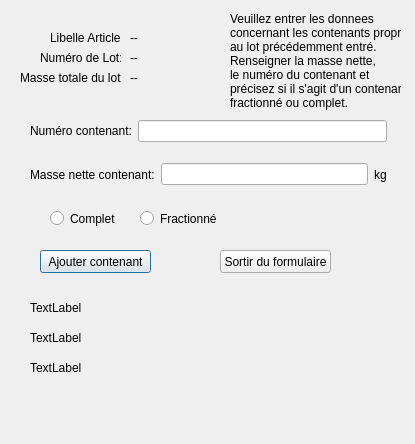
<?xml version="1.0" encoding="UTF-8"?>
<ui version="4.0">
 <class>F_Contenant</class>
 <widget class="QDialog" name="F_Contenant">
  <property name="geometry">
   <rect>
    <x>0</x>
    <y>0</y>
    <width>415</width>
    <height>444</height>
   </rect>
  </property>
  <property name="windowTitle">
   <string>Dialog</string>
  </property>
  <widget class="QLabel" name="label">
   <property name="geometry">
    <rect>
     <x>230</x>
     <y>10</y>
     <width>171</width>
     <height>101</height>
    </rect>
   </property>
   <property name="text">
    <string>Veuillez entrer les donnees 
concernant les contenants propre 
au lot précédemment entré.
Renseigner la masse nette, 
le numéro du contenant et 
précisez si il s'agit d'un contenant 
fractionné ou complet.</string>
   </property>
  </widget>
  <widget class="QPushButton" name="btAjoutContenant">
   <property name="geometry">
    <rect>
     <x>40</x>
     <y>250</y>
     <width>111</width>
     <height>23</height>
    </rect>
   </property>
   <property name="text">
    <string>Ajouter contenant</string>
   </property>
  </widget>
  <widget class="QPushButton" name="btSortirForm">
   <property name="geometry">
    <rect>
     <x>220</x>
     <y>250</y>
     <width>111</width>
     <height>23</height>
    </rect>
   </property>
   <property name="text">
    <string>Sortir du formulaire</string>
   </property>
  </widget>
  <widget class="QRadioButton" name="rdContComplet">
   <property name="geometry">
    <rect>
     <x>50</x>
     <y>210</y>
     <width>81</width>
     <height>17</height>
    </rect>
   </property>
   <property name="text">
    <string>Complet</string>
   </property>
  </widget>
  <widget class="QRadioButton" name="rdContFractionne">
   <property name="geometry">
    <rect>
     <x>140</x>
     <y>210</y>
     <width>81</width>
     <height>17</height>
    </rect>
   </property>
   <property name="text">
    <string>Fractionné</string>
   </property>
  </widget>
  <widget class="QLabel" name="label_4">
   <property name="geometry">
    <rect>
     <x>50</x>
     <y>30</y>
     <width>71</width>
     <height>16</height>
    </rect>
   </property>
   <property name="text">
    <string>Libelle Article:</string>
   </property>
  </widget>
  <widget class="QLabel" name="label_5">
   <property name="geometry">
    <rect>
     <x>40</x>
     <y>50</y>
     <width>81</width>
     <height>16</height>
    </rect>
   </property>
   <property name="text">
    <string>Numéro de Lot:</string>
   </property>
  </widget>
  <widget class="QLabel" name="label_6">
   <property name="geometry">
    <rect>
     <x>20</x>
     <y>70</y>
     <width>101</width>
     <height>16</height>
    </rect>
   </property>
   <property name="text">
    <string>Masse totale du lot:</string>
   </property>
  </widget>
  <widget class="QLabel" name="lbLibArt">
   <property name="geometry">
    <rect>
     <x>130</x>
     <y>30</y>
     <width>141</width>
     <height>16</height>
    </rect>
   </property>
   <property name="text">
    <string>--</string>
   </property>
  </widget>
  <widget class="QLabel" name="lbNumLotArt">
   <property name="geometry">
    <rect>
     <x>130</x>
     <y>50</y>
     <width>141</width>
     <height>16</height>
    </rect>
   </property>
   <property name="text">
    <string>--</string>
   </property>
  </widget>
  <widget class="QLabel" name="lbMasseTotaleLot">
   <property name="geometry">
    <rect>
     <x>130</x>
     <y>70</y>
     <width>141</width>
     <height>16</height>
    </rect>
   </property>
   <property name="text">
    <string>--</string>
   </property>
  </widget>
  <widget class="QLabel" name="lbFormContenant1">
   <property name="geometry">
    <rect>
     <x>30</x>
     <y>300</y>
     <width>241</width>
     <height>16</height>
    </rect>
   </property>
   <property name="text">
    <string>TextLabel</string>
   </property>
  </widget>
  <widget class="QLabel" name="lbFormContenant2">
   <property name="geometry">
    <rect>
     <x>30</x>
     <y>330</y>
     <width>241</width>
     <height>16</height>
    </rect>
   </property>
   <property name="text">
    <string>TextLabel</string>
   </property>
  </widget>
  <widget class="QLabel" name="lbFormContenant3">
   <property name="geometry">
    <rect>
     <x>30</x>
     <y>360</y>
     <width>241</width>
     <height>16</height>
    </rect>
   </property>
   <property name="text">
    <string>TextLabel</string>
   </property>
  </widget>
  <widget class="QWidget" name="">
   <property name="geometry">
    <rect>
     <x>30</x>
     <y>120</y>
     <width>357</width>
     <height>81</height>
    </rect>
   </property>
   <layout class="QVBoxLayout" name="verticalLayout">
    <item>
     <layout class="QHBoxLayout" name="horizontalLayout_2">
      <item>
       <widget class="QLabel" name="label_2">
        <property name="text">
         <string>Numéro contenant:</string>
        </property>
       </widget>
      </item>
      <item>
       <widget class="QLineEdit" name="leNumCont"/>
      </item>
     </layout>
    </item>
    <item>
     <layout class="QHBoxLayout" name="horizontalLayout">
      <item>
       <widget class="QLabel" name="label_3">
        <property name="text">
         <string>Masse nette contenant:</string>
        </property>
       </widget>
      </item>
      <item>
       <widget class="QLineEdit" name="leMasseNetteCont"/>
      </item>
      <item>
       <widget class="QLabel" name="label_7">
        <property name="text">
         <string>kg</string>
        </property>
       </widget>
      </item>
     </layout>
    </item>
   </layout>
  </widget>
 </widget>
 <resources/>
 <connections/>
</ui>
